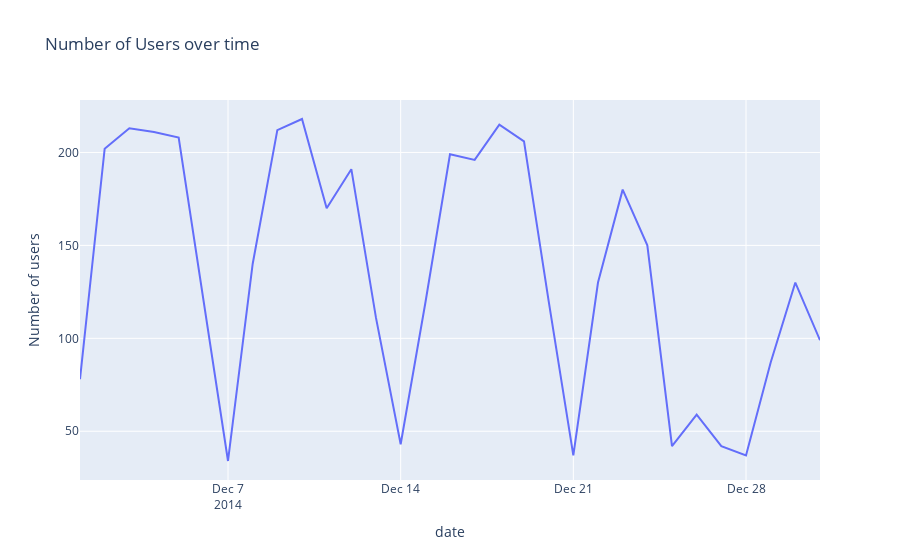
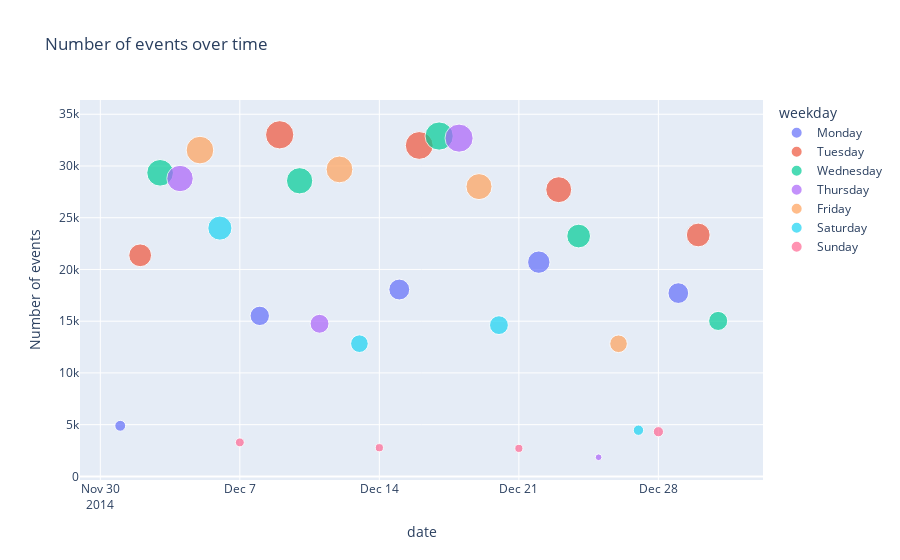

The code cell stored with these charts, in order, in its notebook:
### Code cell
# Let's look at key fields, counts and trends over time

date_sum = df.groupby(['date']).agg({'event': 'count',
                          'instance':['nunique'],
                          'username':['nunique']
                         }).reset_index()
                        #.rename(columns={'sum':'valuesum','sell' : 'selltime'})

# Drop a level so there is only one index
date_sum.columns = date_sum.columns.droplevel(level=1)
date_sum['event_per_user'] = date_sum['event'] / date_sum['username']
#print(date_sum)

date_sum['weekday'] = date_sum['date'].dt.day_name()

fig = px.line(date_sum, x="date", y="username", 
              labels={
                     "username":"Number of users"
                 },
             title = "Number of Users over time")
fig.show()

fig = px.scatter(date_sum, x="date", y="event", color ='weekday' , size = 'event',
              labels={
                     "event":"Number of events"
                 },
             title = "Number of events over time by day of week")
fig.show()

### Figure 1 — Plotly figure (JSON) as saved in the notebook; plotly's stock layout.template omitted (floating-point values rounded to 4 significant figures)
{"data": [{"hovertemplate": "date=%{x}<br>Number of users=%{y}<extra></extra>", "legendgroup": "", "line": {"color": "#636efa", "dash": "solid"}, "mode": "lines", "name": "", "orientation": "v", "showlegend": false, "type": "scatter", "x": ["2014-12-01T00:00:00", "2014-12-02T00:00:00", "2014-12-03T00:00:00", "2014-12-04T00:00:00", "2014-12-05T00:00:00", "2014-12-06T00:00:00", "2014-12-07T00:00:00", "2014-12-08T00:00:00", "2014-12-09T00:00:00", "2014-12-10T00:00:00", "2014-12-11T00:00:00", "2014-12-12T00:00:00", "2014-12-13T00:00:00", "2014-12-14T00:00:00", "2014-12-15T00:00:00", "2014-12-16T00:00:00", "2014-12-17T00:00:00", "2014-12-18T00:00:00", "2014-12-19T00:00:00", "2014-12-20T00:00:00", "2014-12-21T00:00:00", "2014-12-22T00:00:00", "2014-12-23T00:00:00", "2014-12-24T00:00:00", "2014-12-25T00:00:00", "2014-12-26T00:00:00", "2014-12-27T00:00:00", "2014-12-28T00:00:00", "2014-12-29T00:00:00", "2014-12-30T00:00:00", "2014-12-31T00:00:00"], "xaxis": "x", "y": [78, 202, 213, 211, 208, 122, 34, 140, 212, 218, 170, 191, 111, 43, 119, 199, 196, 215, 206, 120, 37, 130, 180, 150, 42, 59, 42, 37, 87, 130, 99], "yaxis": "y"}], "layout": {"legend": {"tracegroupgap": 0}, "title": {"text": "Number of Users over time"}, "xaxis": {"anchor": "y", "domain": [0, 1], "title": {"text": "date"}}, "yaxis": {"anchor": "x", "domain": [0, 1], "title": {"text": "Number of users"}}}}

### Figure 2 — Plotly figure (JSON) as saved in the notebook; plotly's stock layout.template omitted (floating-point values rounded to 4 significant figures)
{"data": [{"hovertemplate": "weekday=Monday<br>date=%{x}<br>Number of events=%{marker.size}<extra></extra>", "legendgroup": "Monday", "marker": {"color": "#636efa", "size": [4892, 15516, 18060, 20707, 17715], "sizemode": "area", "sizeref": 82.53, "symbol": "circle"}, "mode": "markers", "name": "Monday", "orientation": "v", "showlegend": true, "type": "scatter", "x": ["2014-12-01T00:00:00", "2014-12-08T00:00:00", "2014-12-15T00:00:00", "2014-12-22T00:00:00", "2014-12-29T00:00:00"], "xaxis": "x", "y": [4892, 15516, 18060, 20707, 17715], "yaxis": "y"}, {"hovertemplate": "weekday=Tuesday<br>date=%{x}<br>Number of events=%{marker.size}<extra></extra>", "legendgroup": "Tuesday", "marker": {"color": "#EF553B", "size": [21368, 33013, 31983, 27709, 23332], "sizemode": "area", "sizeref": 82.53, "symbol": "circle"}, "mode": "markers", "name": "Tuesday", "orientation": "v", "showlegend": true, "type": "scatter", "x": ["2014-12-02T00:00:00", "2014-12-09T00:00:00", "2014-12-16T00:00:00", "2014-12-23T00:00:00", "2014-12-30T00:00:00"], "xaxis": "x", "y": [21368, 33013, 31983, 27709, 23332], "yaxis": "y"}, {"hovertemplate": "weekday=Wednesday<br>date=%{x}<br>Number of events=%{marker.size}<extra></extra>", "legendgroup": "Wednesday", "marker": {"color": "#00cc96", "size": [29341, 28569, 32894, 23230, 15025], "sizemode": "area", "sizeref": 82.53, "symbol": "circle"}, "mode": "markers", "name": "Wednesday", "orientation": "v", "showlegend": true, "type": "scatter", "x": ["2014-12-03T00:00:00", "2014-12-10T00:00:00", "2014-12-17T00:00:00", "2014-12-24T00:00:00", "2014-12-31T00:00:00"], "xaxis": "x", "y": [29341, 28569, 32894, 23230, 15025], "yaxis": "y"}, {"hovertemplate": "weekday=Thursday<br>date=%{x}<br>Number of events=%{marker.size}<extra></extra>", "legendgroup": "Thursday", "marker": {"color": "#ab63fa", "size": [28790, 14751, 32691, 1850], "sizemode": "area", "sizeref": 82.53, "symbol": "circle"}, "mode": "markers", "name": "Thursday", "orientation": "v", "showlegend": true, "type": "scatter", "x": ["2014-12-04T00:00:00", "2014-12-11T00:00:00", "2014-12-18T00:00:00", "2014-12-25T00:00:00"], "xaxis": "x", "y": [28790, 14751, 32691, 1850], "yaxis": "y"}, {"hovertemplate": "weekday=Friday<br>date=%{x}<br>Number of events=%{marker.size}<extra></extra>", "legendgroup": "Friday", "marker": {"color": "#FFA15A", "size": [31536, 29667, 28007, 12818], "sizemode": "area", "sizeref": 82.53, "symbol": "circle"}, "mode": "markers", "name": "Friday", "orientation": "v", "showlegend": true, "type": "scatter", "x": ["2014-12-05T00:00:00", "2014-12-12T00:00:00", "2014-12-19T00:00:00", "2014-12-26T00:00:00"], "xaxis": "x", "y": [31536, 29667, 28007, 12818], "yaxis": "y"}, {"hovertemplate": "weekday=Saturday<br>date=%{x}<br>Number of events=%{marker.size}<extra></extra>", "legendgroup": "Saturday", "marker": {"color": "#19d3f3", "size": [23997, 12828, 14620, 4467], "sizemode": "area", "sizeref": 82.53, "symbol": "circle"}, "mode": "markers", "name": "Saturday", "orientation": "v", "showlegend": true, "type": "scatter", "x": ["2014-12-06T00:00:00", "2014-12-13T00:00:00", "2014-12-20T00:00:00", "2014-12-27T00:00:00"], "xaxis": "x", "y": [23997, 12828, 14620, 4467], "yaxis": "y"}, {"hovertemplate": "weekday=Sunday<br>date=%{x}<br>Number of events=%{marker.size}<extra></extra>", "legendgroup": "Sunday", "marker": {"color": "#FF6692", "size": [3285, 2773, 2706, 4318], "sizemode": "area", "sizeref": 82.53, "symbol": "circle"}, "mode": "markers", "name": "Sunday", "orientation": "v", "showlegend": true, "type": "scatter", "x": ["2014-12-07T00:00:00", "2014-12-14T00:00:00", "2014-12-21T00:00:00", "2014-12-28T00:00:00"], "xaxis": "x", "y": [3285, 2773, 2706, 4318], "yaxis": "y"}], "layout": {"legend": {"itemsizing": "constant", "title": {"text": "weekday"}, "tracegroupgap": 0}, "title": {"text": "Number of events over time"}, "xaxis": {"anchor": "y", "domain": [0, 1], "title": {"text": "date"}}, "yaxis": {"anchor": "x", "domain": [0, 1], "title": {"text": "Number of events"}}}}
